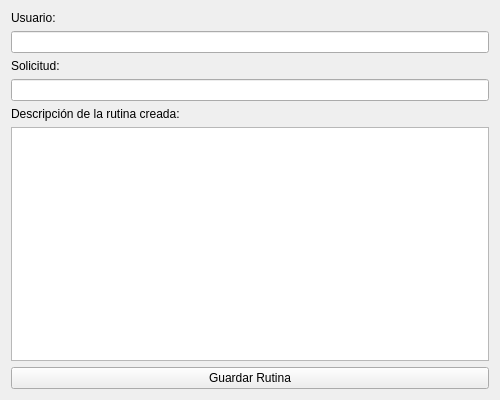
<?xml version="1.0" encoding="UTF-8"?>
<ui version="4.0">
 <class>CrearRutinaMonitor</class>
 <widget class="QWidget" name="CrearRutinaMonitor">
  <property name="geometry">
   <rect>
    <x>0</x>
    <y>0</y>
    <width>500</width>
    <height>400</height>
   </rect>
  </property>
  <property name="windowTitle">
   <string>Asignar Rutina</string>
  </property>
  <layout class="QVBoxLayout" name="verticalLayout">
   <item>
    <widget class="QLabel" name="labelUsuario">
     <property name="text">
      <string>Usuario: </string>
     </property>
    </widget>
   </item>
   <item>
    <widget class="QLineEdit" name="lineEdit_2"/>
   </item>
   <item>
    <widget class="QLabel" name="labelSolicitud">
     <property name="text">
      <string>Solicitud: </string>
     </property>
    </widget>
   </item>
   <item>
    <widget class="QLineEdit" name="lineEdit"/>
   </item>
   <item>
    <widget class="QLabel" name="labelDescripcion">
     <property name="text">
      <string>Descripción de la rutina creada:</string>
     </property>
    </widget>
   </item>
   <item>
    <widget class="QTextEdit" name="textEditRutina"/>
   </item>
   <item>
    <widget class="QPushButton" name="btnGuardar">
     <property name="text">
      <string>Guardar Rutina</string>
     </property>
    </widget>
   </item>
  </layout>
 </widget>
 <resources/>
 <connections/>
</ui>
